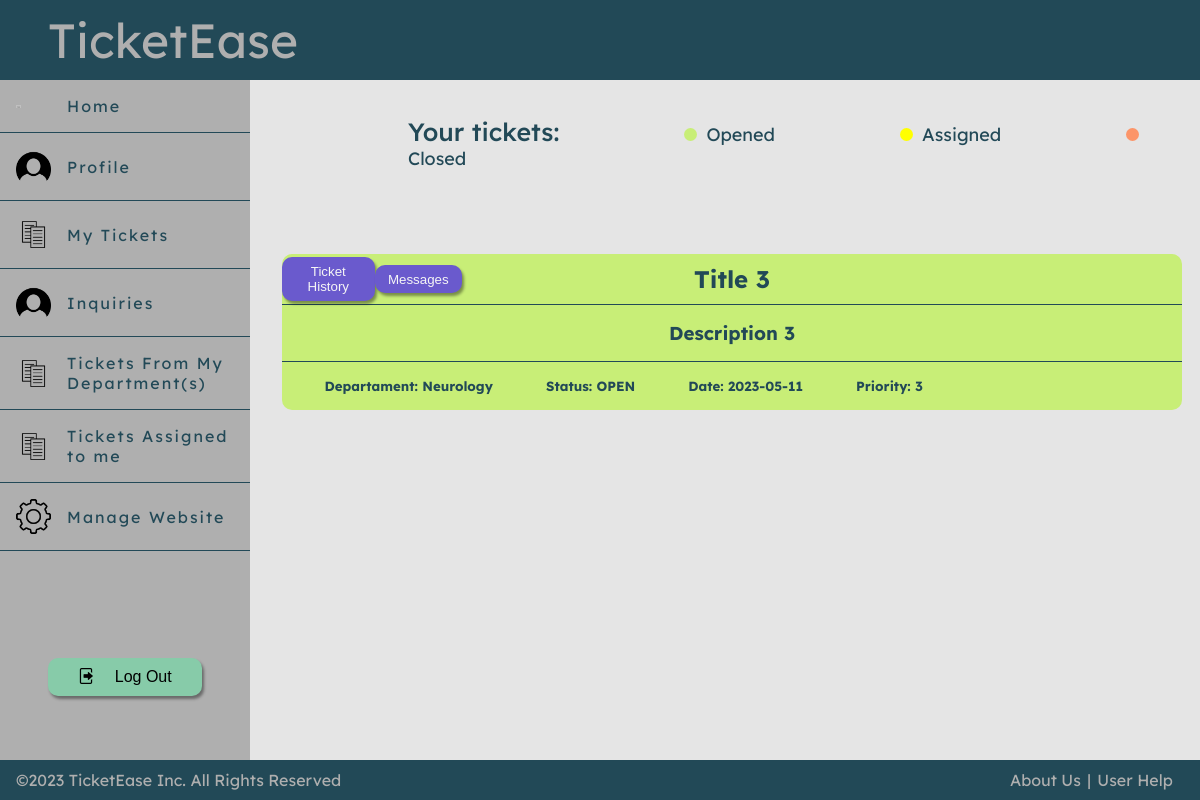
The app's page /pages/mytickets.php (signed in), older data.
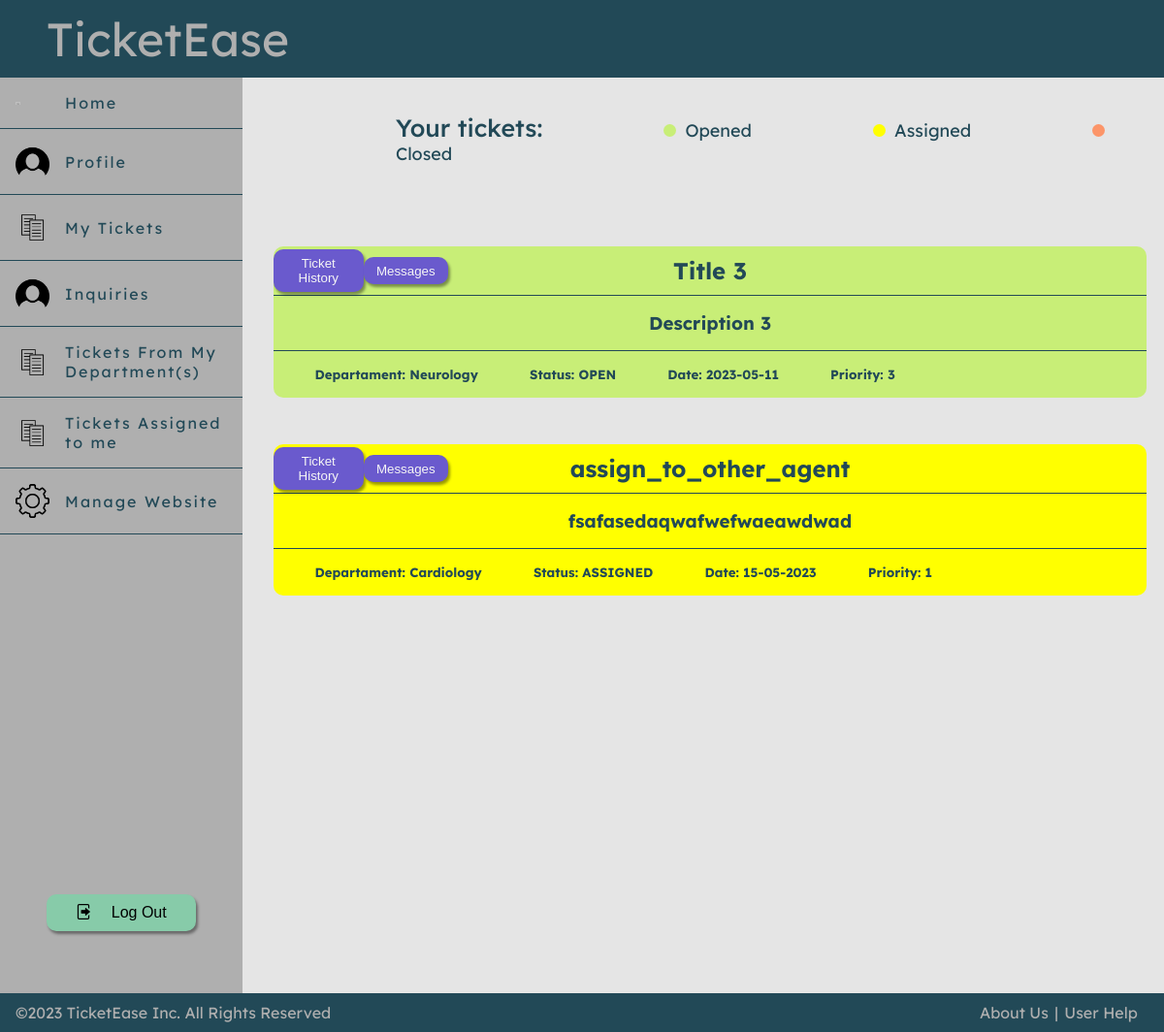
The same page, newer data.
### tables this page shows
CREATE TABLE Ticket(
                       idTicket INTEGER PRIMARY KEY AUTOINCREMENT,
                       title TEXT NOT NULL,
                       description TEXT NOT NULL,
                       priority INTEGER NOT NULL,
                       create_date DATE,
                       cria INTEGER REFERENCES User,
                       resolve INTEGER REFERENCES User,
                       idDepartment INTEGER REFERENCES Department,
                       CONSTRAINT CHECK_Ticket_createdate CHECK (create_date >= 2023-01-01)
);

CREATE TABLE Department(
                           idDepartment INTEGER PRIMARY KEY AUTOINCREMENT,
                           name TEXT NOT NULL,
                           description Text,
                           CONSTRAINT UNIQUE_Department_name UNIQUE (name)
);

### pages/mytickets.php (called while the page is built, shortened)
<?php
require_once(dirname(__DIR__).'/templates/common.tpt.php');
require_once(dirname(__DIR__).'/database/connection.php');
require_once(dirname(__DIR__).'/classes/ticket.class.php');
require_once(dirname(__DIR__).'/utils/session.php');
require_once(dirname(__DIR__).'/templates/mytickets.tpl.php');
$session = new Session();
drawAside();
$db = getDatabaseConnection();
$tickets = Ticket::getTickets($db, $session->getId());
drawMyTicketPage($tickets, $db);
?>

### classes/ticket.class.php (called while the page is built, shortened)
<?php
  class Ticket {
    private ?int $idTicket;
    private string $title;
    private string $description;
    private int $priority;
    private string $createDate;
    private int $idDepartment;
    public function __construct(?int $idTicket, string $title, string $description, int $priority, string $createDate, int $cria, ?int $resolve, int $idDepartment) {
        $this->idTicket = $idTicket;
        $this->title = $title;
        $this->description = $description;
        $this->priority = $priority;
        $this->createDate = $createDate;
        $this->idDepartment = $idDepartment;
    }
    public function getIdTicket(): ?int {
        return $this->idTicket;
    }
    public function getTitle(): string {
        return $this->title;
    }
    public function getDescription(): string {
        return $this->description;
    }
    public function getPriority(): int {
        return $this->priority;
    }
    public function getCreateDate(): string {
        return $this->createDate;
    }
    public function getidDepartment(): int {
        return $this->idDepartment;
    }
    public static function getTickets(PDO $db, int $cria): array {
        $stmt = $db->prepare('SELECT * FROM Ticket WHERE cria = ?');
        $stmt->execute(array($cria));
        $tickets = array();
        while ($ticket = $stmt->fetch()) {
            $tickets[] = new Ticket(
                intval($ticket['idTicket']),
                $ticket['title'],
                $ticket['description'],
                intval($ticket['priority']),
                $ticket['create_date'],
                intval($ticket['cria']),
                intval($ticket['resolve']),
                intval($ticket['idDepartment'])
            );
        }
        return $tickets;
    }
    public function getTicketDepartmentName(PDO $db): string {
        $stmt = $db->prepare('SELECT name FROM Department WHERE idDepartment = ?');
        $stmt->execute(array($this->idDepartment));
        $department = $stmt->fetch();
        return $department['name'];
    }
    public function getLastTicketStatus(PDO $db): string {
        $stmt = $db->prepare('SELECT idStatus FROM Ticket_Status WHERE idTicket = ? ORDER BY ROWID DESC LIMIT 1');
        $stmt->execute(array($this->idTicket));
        $status = $stmt->fetch();
        if ($status) {
            $stmt = $db->prepare('SELECT stage FROM Status WHERE idStatus = ?');
            $stmt->execute(array($status['idStatus']));
            $statusName = $stmt->fetch();
            return $statusName['stage'];
        } else {
            return '';
        }
    }
}
?>

### utils/session.php (called while the page is built, shortened)
<?php
  class Session {
    public function getId() : ?int {
      return isset($_SESSION['id']) ? $_SESSION['id'] : null;
    }
  }
?>

### classes/user.class.php (called while the page is built, shortened)
<?php
  class User {
    private int $idUser;
    public function __construct(int $idUser, string $name, string $username, string $email, string $password)
    {
      $this->idUser = $idUser;
    }
      function getUserRole($db) : int{
          $stmt = $db->prepare('Select idRole From User_Roles WHERE idUser = ? ORDER BY ROWID DESC LIMIT 1');
          $stmt->execute(array($this->idUser));
          $role = $stmt->fetch();
          return intval($role['idRole']);
      }
    static function getSingleUser(PDO $db, int $id) : User {
      $stmt = $db->prepare('
        SELECT idUser, name,username, email, password
        FROM User
        WHERE idUser = ?
      ');
      $stmt->execute(array($id));
      $user = $stmt->fetch();
      return new User(
        intval($user['idUser']),
        $user['name'],
        $user['username'],
        $user['email'],
        $user['password'],
      );
    }
  }
?>

### templates/mytickets.tpl.php (the view, shortened to what the changed rows need)
<?php function drawMyTicketPage(array $tickets, PDO $db) { ?>
    <section class ="ticketsPage">
        <section class="TicketOverflow">
            <?php foreach($tickets as $ticket) {
                drawSingleTicket($db,$ticket,1);
            }?>
        </section>
    </section>
<?php }
function drawSingleTicket($db,Ticket $ticket, int $entity){ ?>
    <?php
        $status = $ticket->getLastTicketStatus($db);
        $backgroundColor="";
        if($entity<=2) {
            switch ($status) {
                case "OPEN" :
                    $backgroundColor = "red";
                    break;
                case "ASSIGNED" :
                    $backgroundColor = "orange";
                    break;
            }
        }
    ?>
    <div class="retangulo <?php echo $backgroundColor ?>" data-department = "<?php echo $ticket->getidDepartment()?>" data-status ="<?php echo $ticket->getLastTicketStatus($db)?>">
        <section class = "AssignTicket">
            <div>
                <form method="post" action="../pages/ticketChanges.php">
                    <button type="submit" name="Ticket" value="<?php echo $ticket->getIdTicket()?>">Ticket History</button>
                </form>
                <?php if($entity===3 || $entity===1) {  ?>
                <form method="post" action="../pages/messages.php">
                    <button type="submit" name="Ticket" value="<?php echo $ticket->getIdTicket()?>"> Messages </button>
                </form>
                <?php } ?>
            </div>
            <h2 class="ticketText"><?=$ticket->getTitle()?></h2>
        </section>
        <section>
            <h3 class="ticketDescription"><?=$ticket->getDescription()?></h3>
        </section>
        <section>
            <article>
                <h5>Departament: <?=$ticket->getTicketDepartmentName($db)?></h5>
                <h5>Status: <?=$status?></h5>
                <h5 data-date="<?php echo $ticket->getCreateDate()?>">Date: <?=$ticket->getCreateDate()?></h5>
                <h5 data-priority = "<?php echo $ticket->getPriority()?>">Priority: <?=$ticket->getPriority()?></h5>
            </article>
        </section>
    </div>
<?php }

Row changes from the older to the newer data that the page shows:
added ticket: $ticket->getIdTicket() 6 (drawn), title "assign_to_other_agent", description "fsafasedaqwafwefwaeawdwad", idDepartment.name "Cardiology", status "ASSIGNED", create_date "15-05-2023", priority "1"
